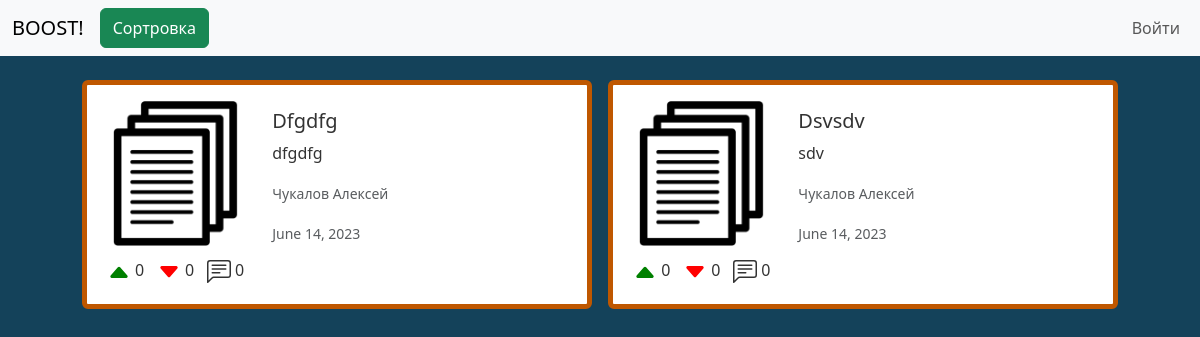
Page /docs/ on the earlier database version.
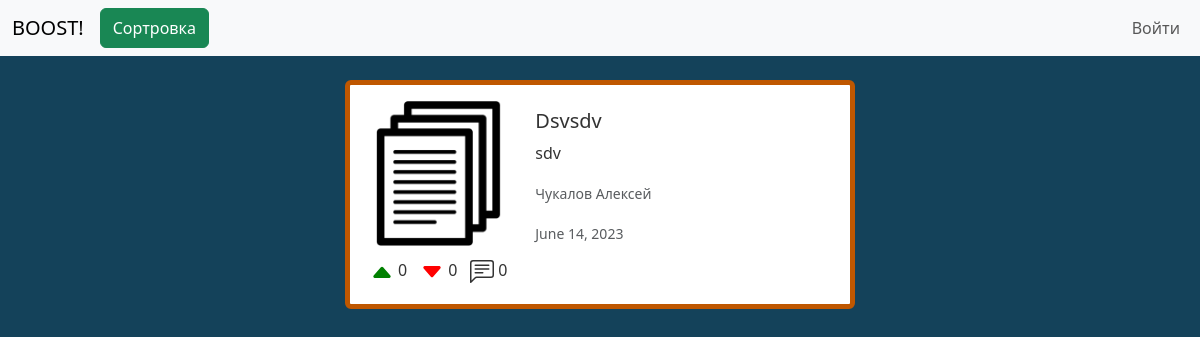
Same page on the later database version.
### app/models.py (models this page shows, shortened)
class Doc (models.Model):
    objects = models.Manager()
    title = models.CharField(max_length=255)
    description = models.CharField(max_length=511, blank=True)
    link = models.URLField(max_length=255, unique=True)
    path = models.CharField(max_length=127)
    preview = models.ImageField(
        upload_to='media/',
        blank=False,
        default='media/default_images/default_document.png'
    )
    likes = models.IntegerField(default=0)
    dislikes = models.IntegerField(default=0)
    comments = models.IntegerField(default=0)
    studies = models.ManyToManyField(Study)
    subjects = models.ManyToManyField(Subject)
    author = models.ForeignKey(User, on_delete=models.CASCADE)
    date = models.DateField()

### accounts/models.py (models this page shows, shortened)
class User (AbstractBaseUser):
    objects = UserManager()
    email = models.EmailField(
        verbose_name='адресс электронной почты',
        max_length=255,
        unique=True
    )
    username = models.CharField(
        verbose_name='ник',
        max_length=30,
        unique=True
    )
    avatar = models.ImageField(
        verbose_name='Avatar',
        default=DEFAULT_AVATAR,
        upload_to='media/',
        blank=False,
    )
    first_name = models.CharField(
        verbose_name='ваше имя',
        max_length=30
    )
    last_name = models.CharField(
        verbose_name='вашу фамилию',
        max_length=30
    )
    bookmarks = models.ManyToManyField(
        Doc,
        blank=True
    )
    is_active = models.BooleanField(default=True)
    staff = models.BooleanField(default=False)
    admin = models.BooleanField(default=False)
    USERNAME_FIELD = 'email'
    REQUIRED_FIELDS = ['username', 'first_name', 'last_name']
    def __str__(self):
        return f'{self.last_name} {self.first_name}'

### app/views.py (the view)
# urls.py: path('docs/', views.docs_page, name='docs'),
def docs_page(request):
    context = {}
    if request.GET.get('drop'):
        return redirect('/docs')
    sort_docs = SortDocs(request)
    sort_docs.convert()
    docs = sort_docs.make_request()
    context['sort_form'] = TagsSortForm(
        initial={
            'studies': sort_docs.studies,
            'sort_type': sort_docs.sort_type_get,
            'subjects': sort_docs.subjects,
        }
    )
    context['search_form'] = SearchForm(
        initial={
            'q': sort_docs.search
        }
    )
    for i in range(len(docs)):
        docs[i].title = docs[i].title.capitalize()
    context['docs'] = docs
    context['has_docs'] = True
    return render(request, 'docs.html', context)

### app/third_party/sort_docs.py (called while the page is built, shortened)
    def convert(self):
        if self.sort_type_get:
            self.sort_type = self.SORT_TYPES[int(self.sort_type_get) - 1]
        else:
            self.sort_type = '-pk'
        if self.subjects:
            self.query_subjects = Q(subjects__in=self.subjects)
        if self.studies:
            self.query_studies = Q(studies__in=self.studies)

    def make_request(self, docs=Doc.objects.all()):
        docs = docs.filter(
            self.query_subjects & self.query_studies & (self.query_title | self.query_description)
        ).order_by(self.sort_type)
        return docs

### app/third_party/tags.py (called while the page is built)
    def __str__(self):
        return str(self.name)

    def __str__(self):
        return str(self.level)

### app/templates/docs.html (shortened to what this page needs)
<!DOCTYPE html>
{% load static %}
<html lang="en">
<head>
        <link href="https://cdn.jsdelivr.net/npm/bootstrap@5.3.0/dist/css/bootstrap.min.css"
              rel="stylesheet"
>
              <link rel="stylesheet" href="{% static 'styles/main.css' %}">
</head>
<body>
    <header class="mb-3">
      {% include 'menu.html' %}
    </header>
<main>
  <section class="d-flex justify-content-center flex-wrap">
    {% for doc in docs %}
        <div class="cardDoc card border-5 m-2 p-2" style="max-width: 540px;">
            <a href="/document{{doc.pk}}" class="cardLink">
            <div class="row g-0">
            <div class="col-md-4 p-2 align-bottom">
                <img src="{{doc.preview.url}}" class="img-fluid rounded-start mb-2" alt="">
                <div class="d-flex justify-content-between">
                    <p class="m-1">{% include 'note_icons/caret_up_fill.html' %} {{doc.likes}}</p>
                    <p class="m-1">{% include 'note_icons/caret_down_fill.html' %} {{doc.dislikes}}</p>
                    <p class="m-1">{% include 'note_icons/comment.html' %} {{doc.comments}}</p>
                </div>
            </div>
                <div class="col-md-8">
                    <div class="card-body">
                        <div class="d-flex justify-content-between">
                            <h5 class="card-title">{{doc.title}}</h5>
                        </div>
                            <p class="card-text">{{doc.description}}</p>
                            <p class="card-text"><small class="text-body-secondary">{{doc.author}}</small></p>
                            <div class="d-flex justify-content-between">
                                <p class="card-text"><small class="text-body-secondary">{{doc.date}}</small></p>
                            </div>
                        </div>
                    </div>
                </div>
            </a>
            </div>
    {% endfor %}
</section>
</main>
</body>
</html>

### app/templates/note_icons/caret_up_fill.html
<svg xmlns="http://www.w3.org/2000/svg" width="24" height="24" fill="currentColor" class="bi bi-caret-up-fill" viewBox="0 0 16 16">
  <g color="green">
    <path d="m7.247 4.86-4.796 5.481c-.566.647-.106 1.659.753 1.659h9.592a1 1 0 0 0 .753-1.659l-4.796-5.48a1 1 0 0 0-1.506 0z"/>
  </g>
</svg>

### app/templates/note_icons/caret_down_fill.html
<svg xmlns="http://www.w3.org/2000/svg" width="24" height="24" fill="currentColor" class="bi bi-caret-down-fill" viewBox="0 0 16 16">
  <g color="red">
    <path d="M7.247 11.14 2.451 5.658C1.885 5.013 2.345 4 3.204 4h9.592a1 1 0 0 1 .753 1.659l-4.796 5.48a1 1 0 0 1-1.506 0z"/>
  </g>
</svg>

Differences in the rows shown:
removed Doc: preview (placeholder picture), likes "0", dislikes "0", comments "0", title "Dfgdfg", description "dfgdfg", author "Чукалов Алексей", date "June 14, 2023"
